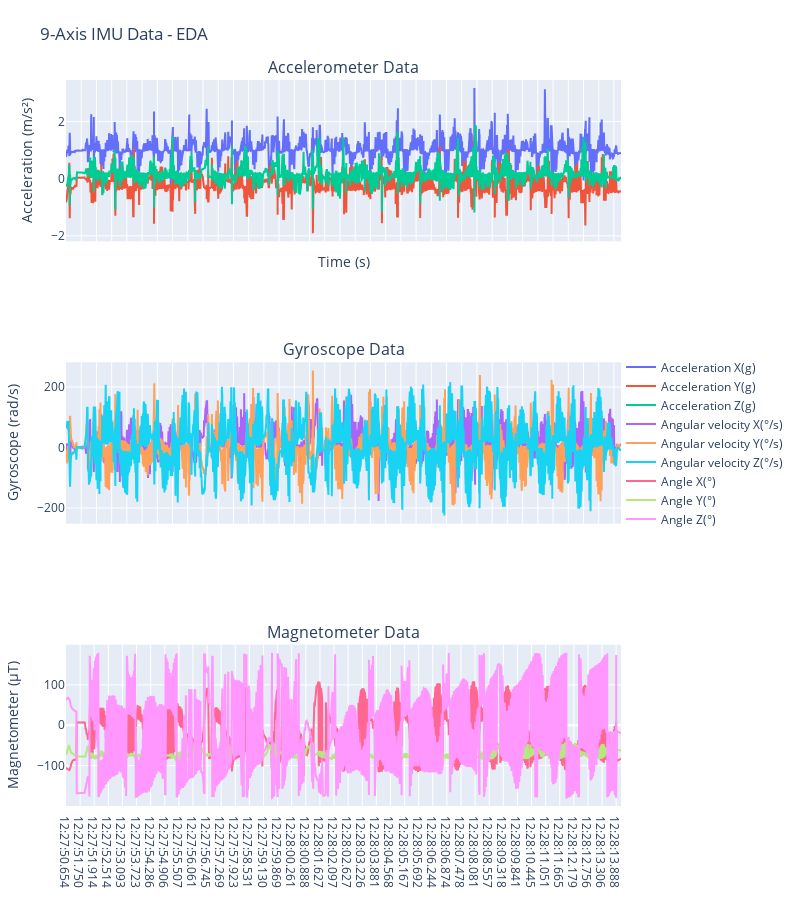

The cell this chart's notebook holds for it:
### Code cell
import plotly.express as px
import plotly.graph_objects as go
from plotly.subplots import make_subplots
import pandas as pd

axes_labels = ['Acceleration X(g)','Acceleration Y(g)','Acceleration Z(g)','Angular velocity X(°/s)','Angular velocity Y(°/s)','Angular velocity Z(°/s)','Angle X(°)','Angle Y(°)','Angle Z(°)']

# Create subplots: 3 rows for each sensor type (Accelerometer, Gyroscope, Magnetometer)
fig = make_subplots(rows=3, cols=1, shared_xaxes=True, 
                    subplot_titles=('Accelerometer Data', 'Gyroscope Data', 'Magnetometer Data'))

# Add traces for each axis
for i, label in enumerate(axes_labels[:3]):
    fig.add_trace(go.Scatter(x=df['Time'], y=df[label], mode='lines', name=label), row=1, col=1)

for i, label in enumerate(axes_labels[3:6]):
    fig.add_trace(go.Scatter(x=df['Time'], y=df[label], mode='lines', name=label), row=2, col=1)

for i, label in enumerate(axes_labels[6:]):
    fig.add_trace(go.Scatter(x=df['Time'], y=df[label], mode='lines', name=label), row=3, col=1)

# Update layout for better readability
fig.update_layout(height=900, width=800, title_text="9-Axis IMU Data - EDA",
                  xaxis_title="Time (s)", yaxis_title="Sensor Readings",
                  showlegend=True, legend=dict(x=1, y=0.5, traceorder="normal"),
                  margin=dict(l=40, r=40, t=80, b=40))

# Update y-axes titles
fig.update_yaxes(title_text="Acceleration (m/s²)", row=1, col=1)
fig.update_yaxes(title_text="Gyroscope (rad/s)", row=2, col=1)
fig.update_yaxes(title_text="Magnetometer (μT)", row=3, col=1)

# Show the plot
fig.show()

### Figure 1 — Plotly figure (JSON) as saved in the notebook; plotly's stock layout.template omitted (floating-point values rounded to 4 significant figures; data arrays with more than 128 entries replaced by an {"elided": "..."} marker saying what was removed)
{"data": [{"mode": "lines", "name": "Acceleration X(g)", "type": "scatter", "x": {"elided": "3528 str values"}, "xaxis": "x", "y": {"elided": "3528 float values"}, "yaxis": "y"}, {"mode": "lines", "name": "Acceleration Y(g)", "type": "scatter", "x": {"elided": "3528 str values"}, "xaxis": "x", "y": {"elided": "3528 float values"}, "yaxis": "y"}, {"mode": "lines", "name": "Acceleration Z(g)", "type": "scatter", "x": {"elided": "3528 str values"}, "xaxis": "x", "y": {"elided": "3528 float values"}, "yaxis": "y"}, {"mode": "lines", "name": "Angular velocity X(°/s)", "type": "scatter", "x": {"elided": "3528 str values"}, "xaxis": "x2", "y": {"elided": "3528 float values"}, "yaxis": "y2"}, {"mode": "lines", "name": "Angular velocity Y(°/s)", "type": "scatter", "x": {"elided": "3528 str values"}, "xaxis": "x2", "y": {"elided": "3528 float values"}, "yaxis": "y2"}, {"mode": "lines", "name": "Angular velocity Z(°/s)", "type": "scatter", "x": {"elided": "3528 str values"}, "xaxis": "x2", "y": {"elided": "3528 float values"}, "yaxis": "y2"}, {"mode": "lines", "name": "Angle X(°)", "type": "scatter", "x": {"elided": "3528 str values"}, "xaxis": "x3", "y": {"elided": "3528 float values"}, "yaxis": "y3"}, {"mode": "lines", "name": "Angle Y(°)", "type": "scatter", "x": {"elided": "3528 str values"}, "xaxis": "x3", "y": {"elided": "3528 float values"}, "yaxis": "y3"}, {"mode": "lines", "name": "Angle Z(°)", "type": "scatter", "x": {"elided": "3528 str values"}, "xaxis": "x3", "y": {"elided": "3528 float values"}, "yaxis": "y3"}], "layout": {"annotations": [{"font": {"size": 16}, "showarrow": false, "text": "Accelerometer Data", "x": 0.5, "xanchor": "center", "xref": "paper", "y": 1, "yanchor": "bottom", "yref": "paper"}, {"font": {"size": 16}, "showarrow": false, "text": "Gyroscope Data", "x": 0.5, "xanchor": "center", "xref": "paper", "y": 0.6111, "yanchor": "bottom", "yref": "paper"}, {"font": {"size": 16}, "showarrow": false, "text": "Magnetometer Data", "x": 0.5, "xanchor": "center", "xref": "paper", "y": 0.2222, "yanchor": "bottom", "yref": "paper"}], "height": 900, "legend": {"traceorder": "normal", "x": 1, "y": 0.5}, "margin": {"b": 40, "l": 40, "r": 40, "t": 80}, "showlegend": true, "title": {"text": "9-Axis IMU Data - EDA"}, "width": 800, "xaxis": {"anchor": "y", "domain": [0, 1], "matches": "x3", "showticklabels": false, "title": {"text": "Time (s)"}}, "xaxis2": {"anchor": "y2", "domain": [0, 1], "matches": "x3", "showticklabels": false}, "xaxis3": {"anchor": "y3", "domain": [0, 1]}, "yaxis": {"anchor": "x", "domain": [0.7778, 1], "title": {"text": "Acceleration (m/s²)"}}, "yaxis2": {"anchor": "x2", "domain": [0.3889, 0.6111], "title": {"text": "Gyroscope (rad/s)"}}, "yaxis3": {"anchor": "x3", "domain": [0, 0.2222], "title": {"text": "Magnetometer (μT)"}}}}
